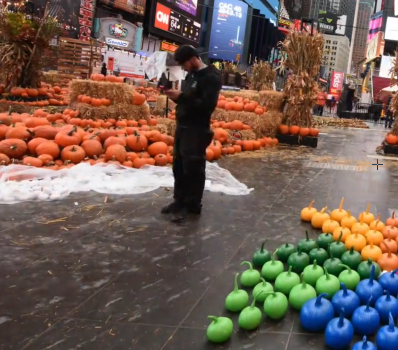
#> input picture project2/images/t1_1.png, 398 x 350 px
$ python t1.py
#> lines starting #> are read from the running program, lines starting #| are printed output that depends on the picture
#> further down, img1 is the input picture: shape (350, 398, 3); mean B, G, R 83.2, 93.9, 113.9
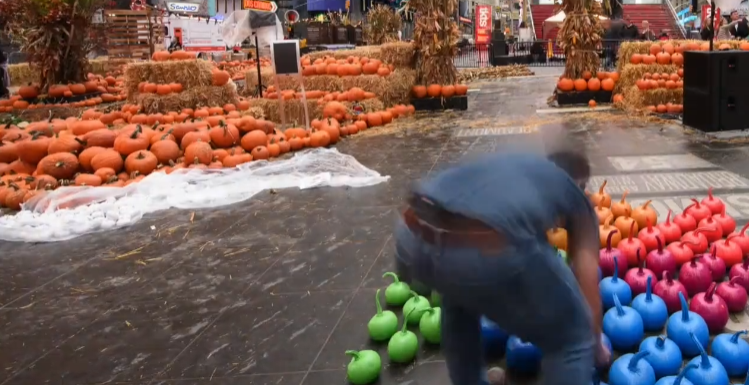
#> input picture project2/images/t1_2.png, 749 x 385 px
#> further down, img2 is the input picture: shape (385, 749, 3); mean B, G, R 85, 91.1, 117.7
# Only add your code inside the function (including newly improted packages)
# You can design a new function and call the new function in the given functions.
# Not following the project guidelines will result in a 10% reduction in grades

import cv2
import numpy as np
import matplotlib.pyplot as plt


# Helper Functions Start

# https://docs.opencv.org/3.4/d1/de0/tutorial_py_feature_homography.html
class match_components:
    def __init__(self, queryIndex, trainIndex, distance):
        self.queryIndex = queryIndex
        self.trainIndex = trainIndex
        self.distance = distance

def KNN_matcher(result, train_feature, query_feature, K):
    loop_range = train_feature.shape[0]
    for idx in range(loop_range):
        tmp_feature = train_feature[idx]
        # Euclidean distance to calculate distance for KNN matching
        distances = np.linalg.norm(tmp_feature - query_feature, axis=1, ord=2)
        # Find index of the K closest feature
        k_closest = distances.argsort(axis=0)[:K]
        # Save the queryIndex, trainIndex and distance to find homography
        result.append((match_components(idx, k_closest[0], distances[k_closest[0]]),
                       match_components(idx, k_closest[1], distances[k_closest[1]])))
    return result

# Helper Functions End

def stitch_background(img1, img2, savepath=''):
    "The output image should be saved in the savepath."
#> called with savepath = 'task1.png'
    "Do NOT modify the code provided."

    # Using SIFT to extract key points and features
    descriptor = cv2.SIFT_create()
    tmp_img1 = cv2.cvtColor(img1, cv2.COLOR_RGB2GRAY)
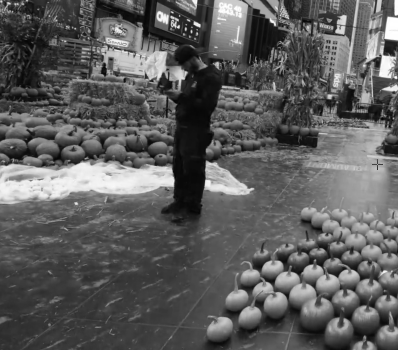
#> tmp_img1: shape (350, 398); min 4, max 255, mean 93
    tmp_img2 = cv2.cvtColor(img2, cv2.COLOR_RGB2GRAY)
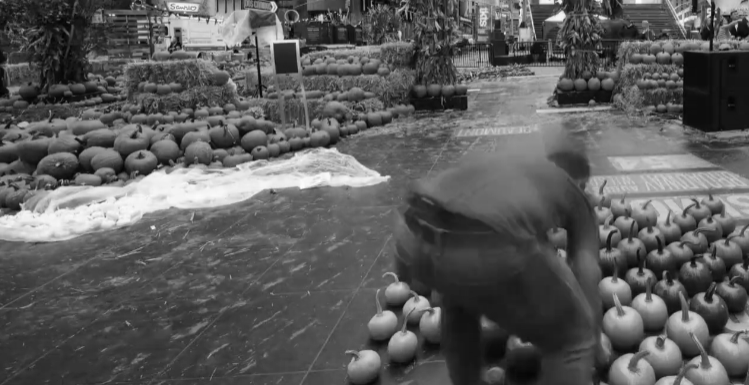
#> tmp_img2: shape (385, 749); min 3, max 254, mean 92.3

    # Extract a set of key points for each image
    # and extract features from each key point
    key_points1, features1 = descriptor.detectAndCompute(tmp_img1, None)
#> key_points1 = 1791 keypoints; strongest (x, y, size): (178, 27, 1.9), (162, 17, 9.1), (179, 74, 9.2), (377, 62, 5.9)
    key_points2, features2 = descriptor.detectAndCompute(tmp_img2, None)
#> key_points2 = 3056 keypoints; strongest (x, y, size): (560, 17, 7.5), (321, 18, 4.6), (736, 26, 2.3), (715, 19, 1.8)

    # Match features and use matches to determine if there is overlap between given pairs of images.
    feature1_result = KNN_matcher([], features1, features2, 2)
#> the loop in KNN_matcher, `for idx in range(loop_range):` made 1791 passes
#> k_closest on passes 1 to 3: [2769, 3034], [2680, 8], [416, 1359]
#> after the loop in KNN_matcher, `for idx in range(loop_range):`: result = 1791 items
#> feature1_result = 1791 items
    feature2_result = KNN_matcher([], features2, features1, 2)
#> the loop in KNN_matcher (call 2), `for idx in range(loop_range):` made 3056 passes
#> k_closest on passes 1 to 3: [1397, 802], [130, 1080], [160, 1680]

    cross_check = []
    for idx in range(len(feature1_result)):
        matches = feature1_result[idx]
        if (feature2_result[matches[0].trainIndex][0].trainIndex == idx) and (feature2_result[matches[1].trainIndex][1].trainIndex == idx):
            cross_check.append(matches)

    # ratio test to find good result
    ratio = 0.75
    good_matches = []
    for x in cross_check:
        if x[0].distance < x[1].distance * ratio: good_matches.append(x[0])

    # https://docs.opencv.org/3.4/d9/d0c/group__calib3d.html#ga4abc2ece9fab9398f2e560d53c8c9780
    # Compute the homography between the overlapping pairs as needed. Use RANSAC to optimize your result
    tmp_key_points1 = np.float32([key_point.pt for key_point in key_points1])
    tmp_key_points2 = np.float32([key_point.pt for key_point in key_points2])
    if len(good_matches) > 4:
        points1 = np.float32([tmp_key_points1[x.queryIndex] for x in good_matches])
        points2 = np.float32([tmp_key_points2[x.trainIndex] for x in good_matches])
        (H, status) = cv2.findHomography(points1, points2, cv2.RANSAC, ransacReprojThreshold=4)
    else:
        return None

    M = (good_matches, H, status)
    (good_matches, H, status) = M

    # Transform the images and stitch the two images into one mosaic, eliminating the foreground
    # as described above, but do NOT crop your image.
    # Warping
    result = cv2.warpPerspective(img1, H, (img1.shape[1] + img2.shape[1], img1.shape[0] + img2.shape[0]))
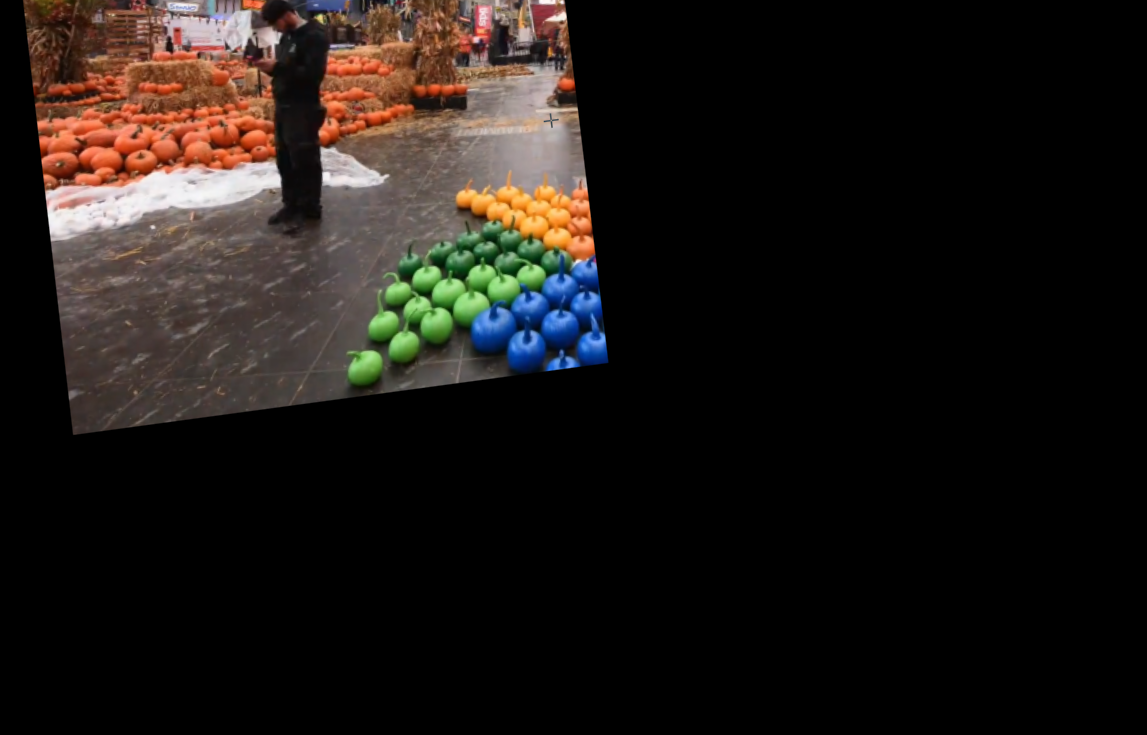
#> result: shape (735, 1147, 3); mean B, G, R 20.9, 24.1, 29.5
    # Decided to set the img1 as foreground
#> (the run stopped early here; a loop or call above may not have finished)
